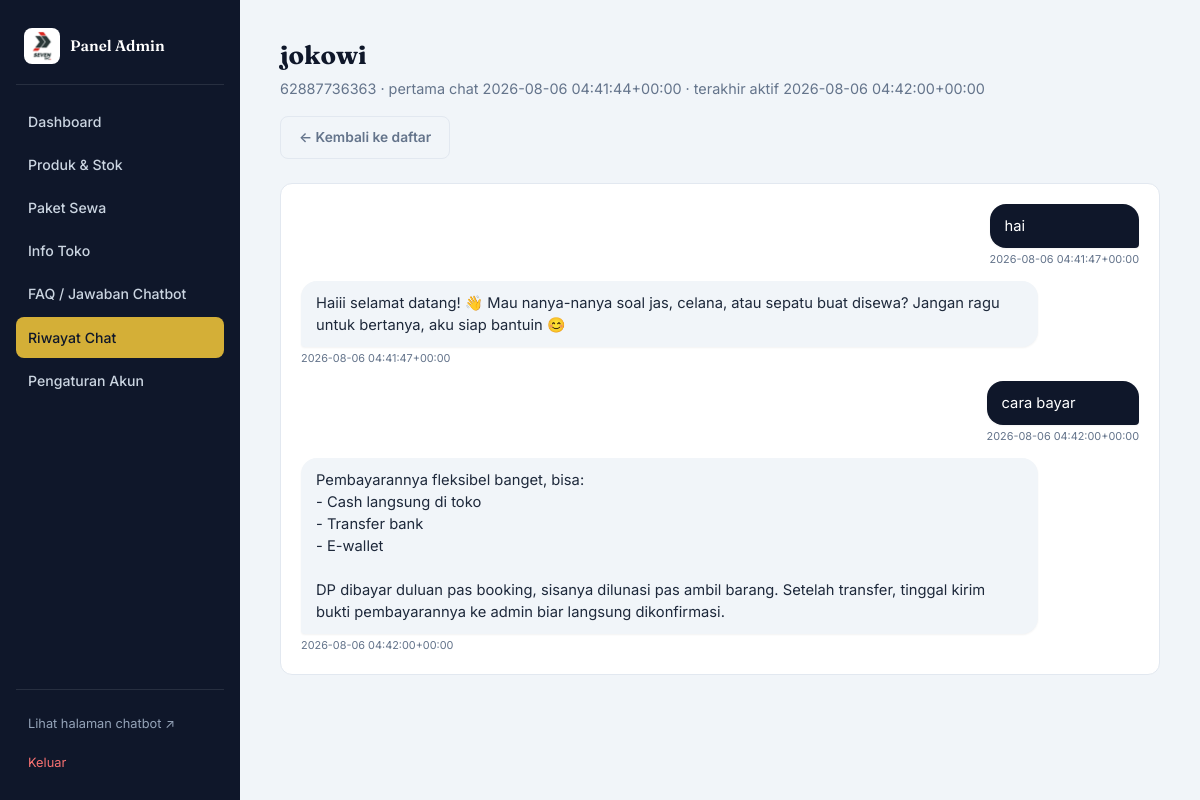
The app's page /admin/riwayat-chat/2 (signed in) with its own data.
### tables this page shows
CREATE TABLE visitors (
    id              INTEGER PRIMARY KEY AUTOINCREMENT,
    nama            TEXT NOT NULL,
    nomor_telepon   TEXT NOT NULL UNIQUE,
    created_at      TEXT NOT NULL,
    last_seen_at    TEXT NOT NULL
);

CREATE TABLE chat_messages (
    id              INTEGER PRIMARY KEY AUTOINCREMENT,
    visitor_id      INTEGER NOT NULL REFERENCES visitors(id),
    role            TEXT NOT NULL CHECK (role IN ('user', 'assistant')),
    content         TEXT NOT NULL,
    chat_action     TEXT,
    created_at      TEXT NOT NULL
);

### chatbot/routes/admin/riwayat.py (the view)
    @app.route("/admin/riwayat-chat/<int:visitor_id>")
    @admin_login_required
    def admin_riwayat_detail(visitor_id):
        visitor = db.find_visitor_by_id(visitor_id)
        if not visitor:
            abort(404)
        messages = db.get_messages_for_visitor(visitor_id)
        return render_template(
            "admin/riwayat_detail.html",
            visitor=visitor,
            messages=messages,
        )

### chatbot/__init__.py (called while the page is built)
def create_app() -> Flask:
    app = Flask(
        __name__,
        template_folder=str(config.TEMPLATES_DIR),
        static_folder=str(config.STATIC_DIR),
    )
    app.jinja_env.filters["rupiah"] = rp
    config.DATA_DIR.mkdir(parents=True, exist_ok=True)
    if not config.ADMIN_CONFIG_PATH.exists():
        state.save_admin_config({
            "username": "admin",
            "password_hash": generate_password_hash("ubahsegera123"),
            "secret_key": secrets.token_hex(32),
        })
    state.ADMIN_CONFIG = state.load_admin_config()
    app.secret_key = state.ADMIN_CONFIG["secret_key"]
    state.reload_runtime_state()
    db.init_db()
    @app.context_processor
    def inject_logo():
        return {"logo_filename": state.load_admin_config().get("logo_filename", "logo.jfif")}
    from chatbot.routes import register_routes
    register_routes(app)
    return app

### chatbot/db.py (called while the page is built)
@contextmanager
def get_conn():
    conn = sqlite3.connect(CHAT_DB_PATH)
    conn.row_factory = sqlite3.Row
    conn.execute("PRAGMA foreign_keys = ON")
    try:
        yield conn
        conn.commit()
    finally:
        conn.close()

def find_visitor_by_id(visitor_id: int) -> sqlite3.Row | None:
    with get_conn() as conn:
        return conn.execute("SELECT * FROM visitors WHERE id = ?", (visitor_id,)).fetchone()

def get_messages_for_visitor(visitor_id: int) -> list[sqlite3.Row]:
    with get_conn() as conn:
        return conn.execute(
            "SELECT * FROM chat_messages WHERE visitor_id = ? ORDER BY created_at ASC, id ASC",
            (visitor_id,),
        ).fetchall()

### chatbot/routes/admin/riwayat.py (called while the page is built)
def register(app):
    @app.route("/admin/riwayat-chat")
    @admin_login_required
    def admin_riwayat_list():
        q = (request.args.get("q") or "").strip()
        visitors = db.list_visitors(q)
        return render_template(
            "admin/riwayat_list.html",
            visitors=visitors,
            q=q,
            total=db.count_visitors(),
        )
    @app.route("/admin/riwayat-chat/<int:visitor_id>")
    @admin_login_required
    def admin_riwayat_detail(visitor_id):
        visitor = db.find_visitor_by_id(visitor_id)
        if not visitor:
            abort(404)
        messages = db.get_messages_for_visitor(visitor_id)
        return render_template(
            "admin/riwayat_detail.html",
            visitor=visitor,
            messages=messages,
        )

### chatbot/state.py (called while the page is built)
def load_admin_config() -> dict:
    with open(ADMIN_CONFIG_PATH, encoding="utf-8") as f:
        return json.load(f)

### templates/admin/riwayat_detail.html (shortened to what this page needs)
{% extends "admin/base.html" %}
{% block content %}
<div class="admin-header admin-header-row">
  <div>
    <h1>{{ visitor.nama }}</h1>
    <p class="admin-muted">
      {{ visitor.nomor_telepon }} &middot; pertama chat {{ visitor.created_at | replace("T", " ") }}
      &middot; terakhir aktif {{ visitor.last_seen_at | replace("T", " ") }}
    </p>
  </div>
  <a href="{{ url_for('admin_riwayat_list') }}" class="admin-btn admin-btn-ghost">&larr; Kembali ke daftar</a>
</div>
<div class="admin-card admin-transcript-card">
  <div class="chat-log chat-log--transcript">
    {% for m in messages %}
    <div class="msg msg--{{ 'user' if m.role == 'user' else 'assistant' }}">
      <div class="msg__col">
        <div class="msg__bubble">{{ m.content }}</div>
        <div class="admin-transcript-time">{{ m.created_at | replace("T", " ") }}</div>
      </div>
    </div>
    {% else %}
    <p class="admin-muted">Belum ada pesan dari pengunjung ini.</p>
    {% endfor %}
  </div>
</div>
{% endblock %}

### static/css/style.css (style rules this page uses)
:root { --bg: #F1F5F9; --room-bg: #FFFFFF; --brand-primary: #0F172A; --brand-accent: #D4AF37; --panel: #F8FAFC; --panel-alt: #F1F5F9; --text: #1E293B; --text-muted: #64748B; --border: #E2E8F0; --msg-user-bg: #0F172A; --msg-user-text: #FFFFFF; --msg-assistant-bg: #F1F5F9; --msg-assistant-text: #1E293B; --font-display: "Fraunces", serif; --font-body: "Inter", -apple-system, sans-serif; --font-mono: "IBM Plex Mono", monospace; }
* { box-sizing: border-box; }
html { scroll-behavior: smooth; }
body { margin: 0; background: var(--bg); color: var(--text); font-family: var(--font-body); line-height: 1.5; }
a { color: inherit; }
.chat-log { flex: 1; overflow-y: auto; padding: 20px; display: flex; flex-direction: column; gap: 14px; scroll-behavior: smooth; }
.msg { display: flex; }
.msg--user { justify-content: flex-end; }
.msg--assistant { justify-content: flex-start; }
.msg__col { display: flex; flex-direction: column; max-width: 88%; }
.msg__bubble { padding: 11px 15px; font-size: 0.92rem; line-height: 1.5; white-space: pre-wrap; word-wrap: break-word; box-shadow: 0 1px 2px rgba(0,0,0,0.05); }
.msg--assistant .msg__bubble { background: var(--msg-assistant-bg); color: var(--msg-assistant-text); border-radius: 16px 16px 16px 4px; }
.msg--user .msg__bubble { background: var(--msg-user-bg); color: var(--msg-user-text); border-radius: 16px 16px 4px 16px; }

### static/css/admin.css (style rules this page uses)
.admin-body { font-family: var(--font-body); background: var(--bg); min-height: 100vh; }
.admin-header { margin-bottom: 24px; }
.admin-header h1 { font-family: var(--font-display); font-size: 1.6rem; color: var(--brand-primary); margin: 4px 0 4px; }
.admin-header-row { display: flex; align-items: flex-start; justify-content: space-between; gap: 16px; flex-wrap: wrap; }
.admin-muted { color: var(--text-muted); font-size: 0.9rem; margin: 0; }
.admin-card { background: var(--room-bg); border: 1px solid var(--border); border-radius: 12px; padding: 22px 24px; margin-bottom: 20px; }
.admin-btn { display: inline-flex; align-items: center; justify-content: center; gap: 6px; padding: 10px 18px; border-radius: 8px; border: 1px solid transparent; font-size: 0.86rem; font-weight: 600; cursor: pointer; text-decoration: none; transition: opacity 0.15s; }
.admin-btn-ghost { background: transparent; color: var(--text-muted); border-color: var(--border); }
.admin-transcript-card { padding: 0; overflow: hidden; }
.chat-log--transcript { max-height: 70vh; padding: 20px; }
.admin-transcript-time { font-size: 0.68rem; color: var(--text-muted); margin-top: 3px; }
.msg--user .admin-transcript-time { text-align: right; }

### records on screen
visitors: nama "jokowi", nomor_telepon "62887736363", created_at "2026-08-06 04:41:44+00:00", last_seen_at "2026-08-06 04:42:00+00:00"
chat_messages: content "hai", created_at "2026-08-06 04:41:47+00:00"
chat_messages: content "Haiii selamat datang! 👋 Mau nanya-nanya soal jas, celana, atau sepatu buat disewa? Jangan ragu untuk bertanya, aku siap bantuin 😊", created_at "2026-08-06 04:41:47+00:00"
chat_messages: content "cara bayar", created_at "2026-08-06 04:42:00+00:00"
chat_messages: content "Pembayarannya fleksibel banget, bisa: - Cash langsung di toko - Transfer bank - E-wallet DP dibayar duluan pas booking, sisanya dilunasi pas ambil barang. Setelah transfer, tinggal kirim bukti pembayarannya ke admin biar langsung dikonfirmasi.", created_at "2026-08-06 04:42:00+00:00"
